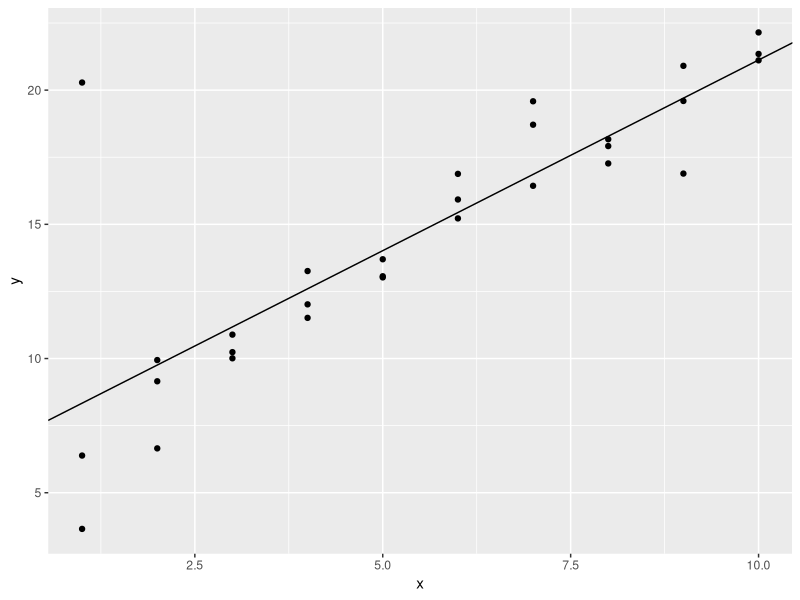
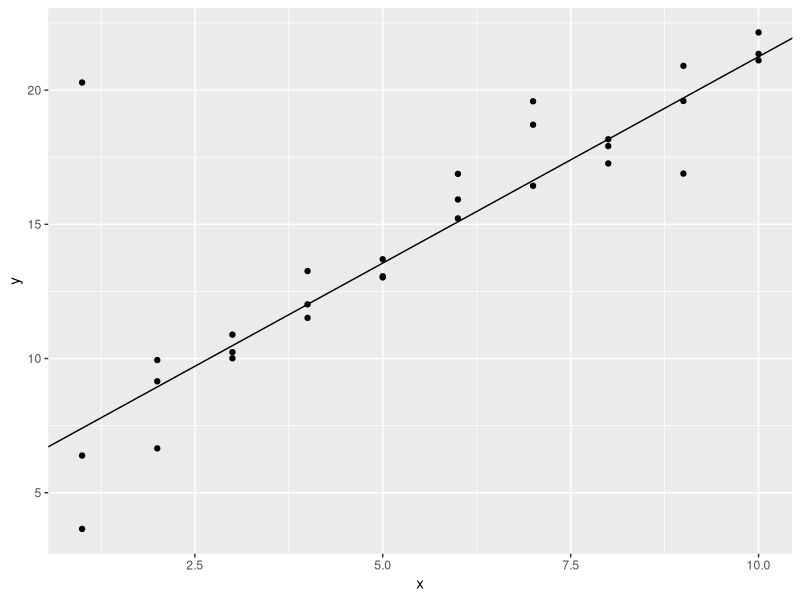
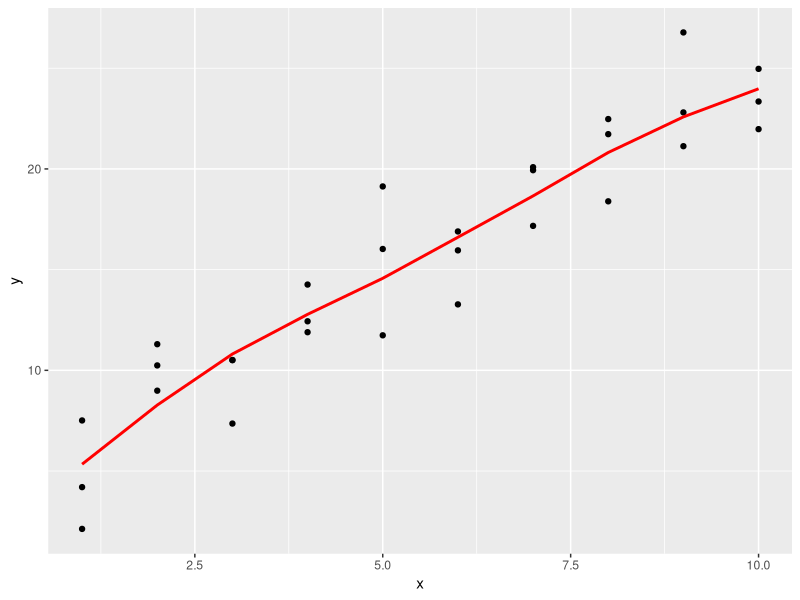
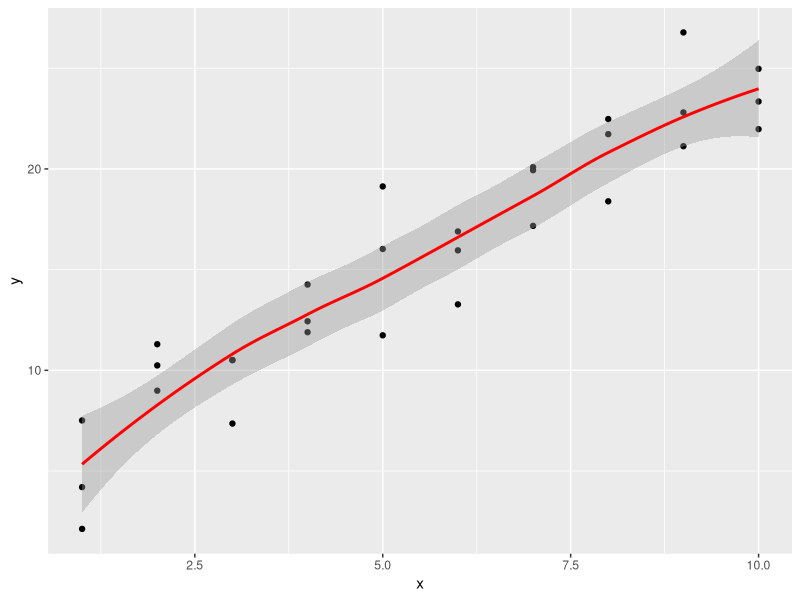
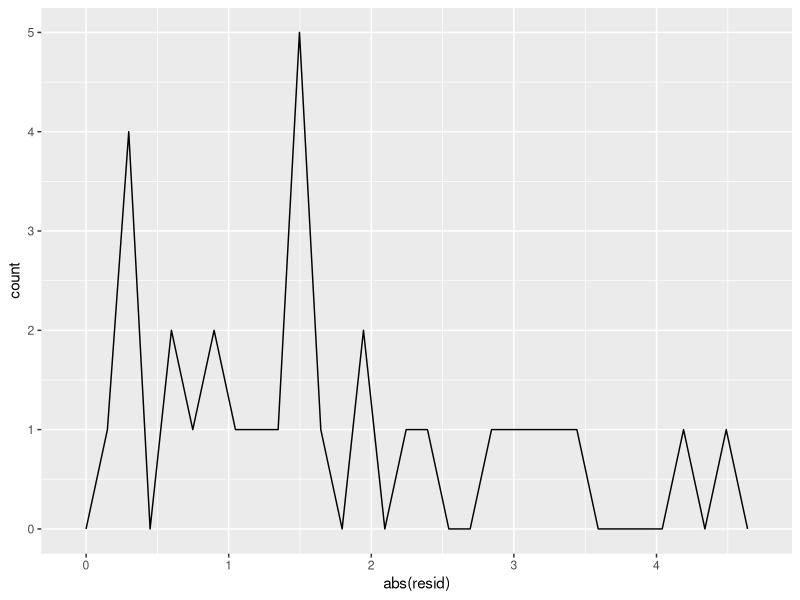
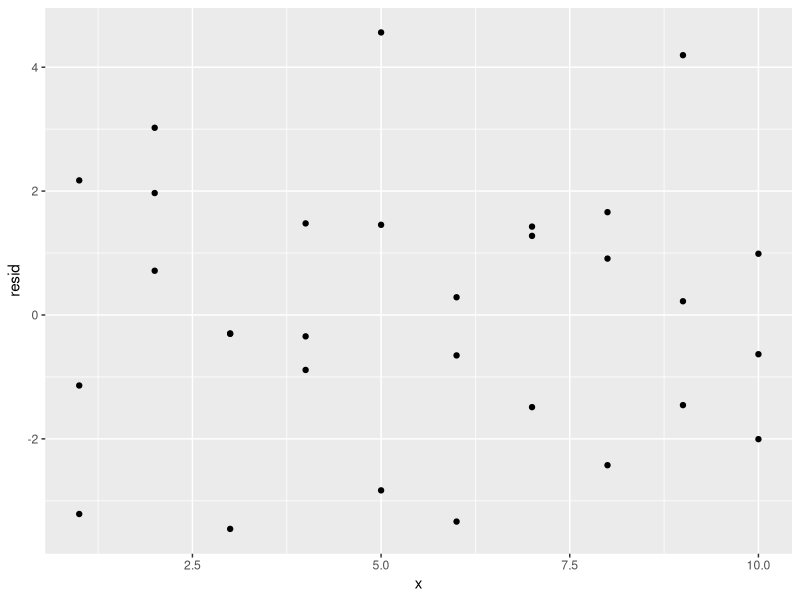
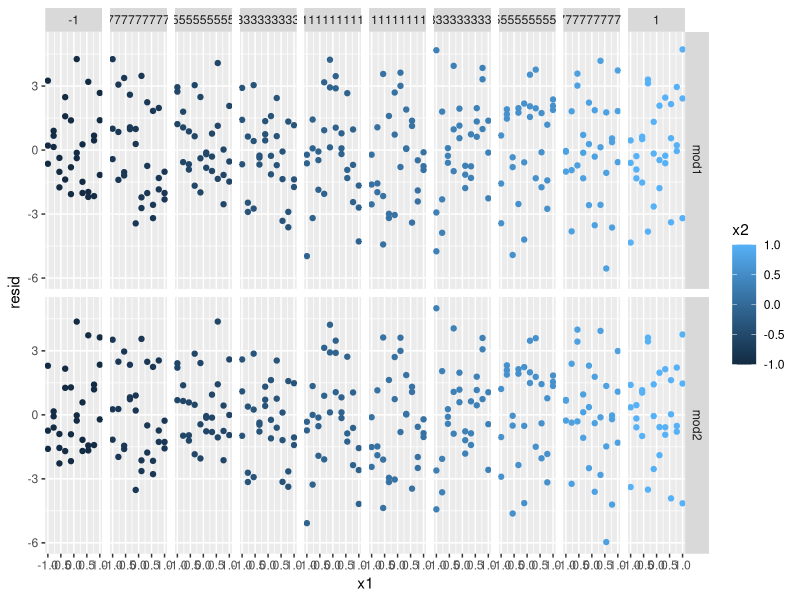

Write R code to recreate these figures, in order.
## ---- chunk 1
library(tidyverse)

library(modelr)
options(na.action = na.warn)
## ---- chunk 2
sim1a <- tibble(
  x = rep(1:10, each = 3),
  y = x * 1.5 + 6 + rt(length(x), df = 2)
)
sim1a_mod <- lm(y ~ x, data = sim1a)
sim1a %>%
  ggplot(aes(x, y)) +
    geom_point() +
    geom_abline(intercept = coef(sim1a_mod)[1], slope = coef(sim1a_mod)[2])
## ---- chunk 3
measure_distance <- function(mod, data) {
  diff <- data$y - make_prediction(mod, data)
  mean(abs(diff))
}
## ---- chunk 4
make_prediction <- function(a, data) {
  a[1] + data$x * a[2]
}

best <- optim(c(0, 0), measure_distance, data = sim1a)
best$par
## ---- chunk 5
ggplot(sim1a, aes(x, y)) + 
  geom_point() + 
  geom_abline(intercept = best$par[1], slope = best$par[2])
## ---- chunk 6
sim1_mod_loess <- loess(y ~ x, data = sim1)
grid_loess <- sim1 %>%
  data_grid(x) %>%
  add_predictions(sim1_mod_loess)
ggplot(sim1, aes(x = x)) +
  geom_point(aes(y = y)) +
  geom_line(data = grid_loess, aes(y = pred), colour = "red", size = 1)
## ---- chunk 7
sim1 %>%
  ggplot(aes(x = x, y = y)) +
    geom_point() +
    geom_smooth(colour = "red", size = 1)
## ---- chunk 8
?add_predictions
## ---- chunk 9
?geom_ref_line
## ---- chunk 10
sim1 %>%
  add_residuals(sim1_mod_loess) %>%
  ggplot(aes(x = abs(resid))) +
    geom_freqpoly()
## ---- chunk 11
sim1 %>%
  add_residuals(sim1_mod_loess) %>%
  ggplot(aes(x = x, y = resid)) +
    geom_point()
## ---- chunk 12
# Model with intercept
model_matrix(sim2, y ~ x)
# Model without intercept
model_matrix(sim2, y ~ x -1)
## ---- chunk 13
mod2_noint <- lm(y ~ x - 1, data = sim2)

grid_noint <- sim2 %>% 
  data_grid(x) %>% 
  add_predictions(mod2_noint)

grid_noint
## ---- chunk 14
mod2_int <- lm(y ~ x, data = sim2)

mod2_int
mod2_noint
## ---- chunk 15
model_matrix(sim3, y ~ x1 + x2)
model_matrix(sim3, y ~ x1 * x2)
model_matrix(sim4, y ~ x1 + x2)
model_matrix(sim4, y ~ x1 * x2)
## ---- chunk 16
mod1 <- lm(y ~ x1 + x2, data = sim4)
mod2 <- lm(y ~ x1 * x2, data = sim4)

sim4 <- sim4 %>%
  gather_residuals(mod1, mod2)

ggplot(sim4, aes(x1, resid, colour = x2)) +
  geom_point() +
  facet_grid(model ~ x2)
